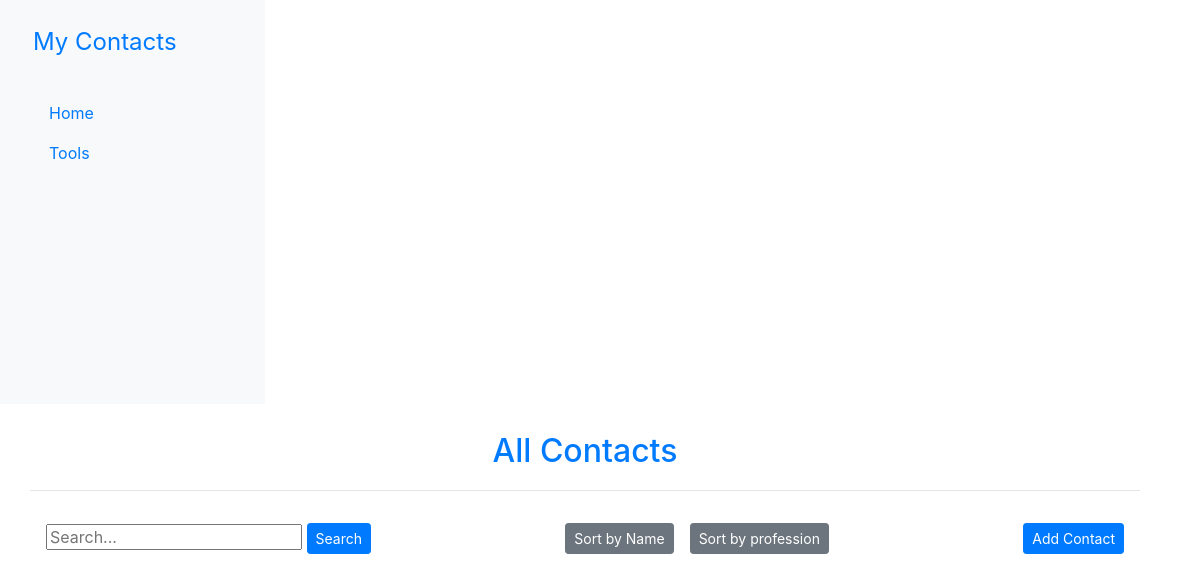
/sort/name/, run on an earlier commit of the app's database.
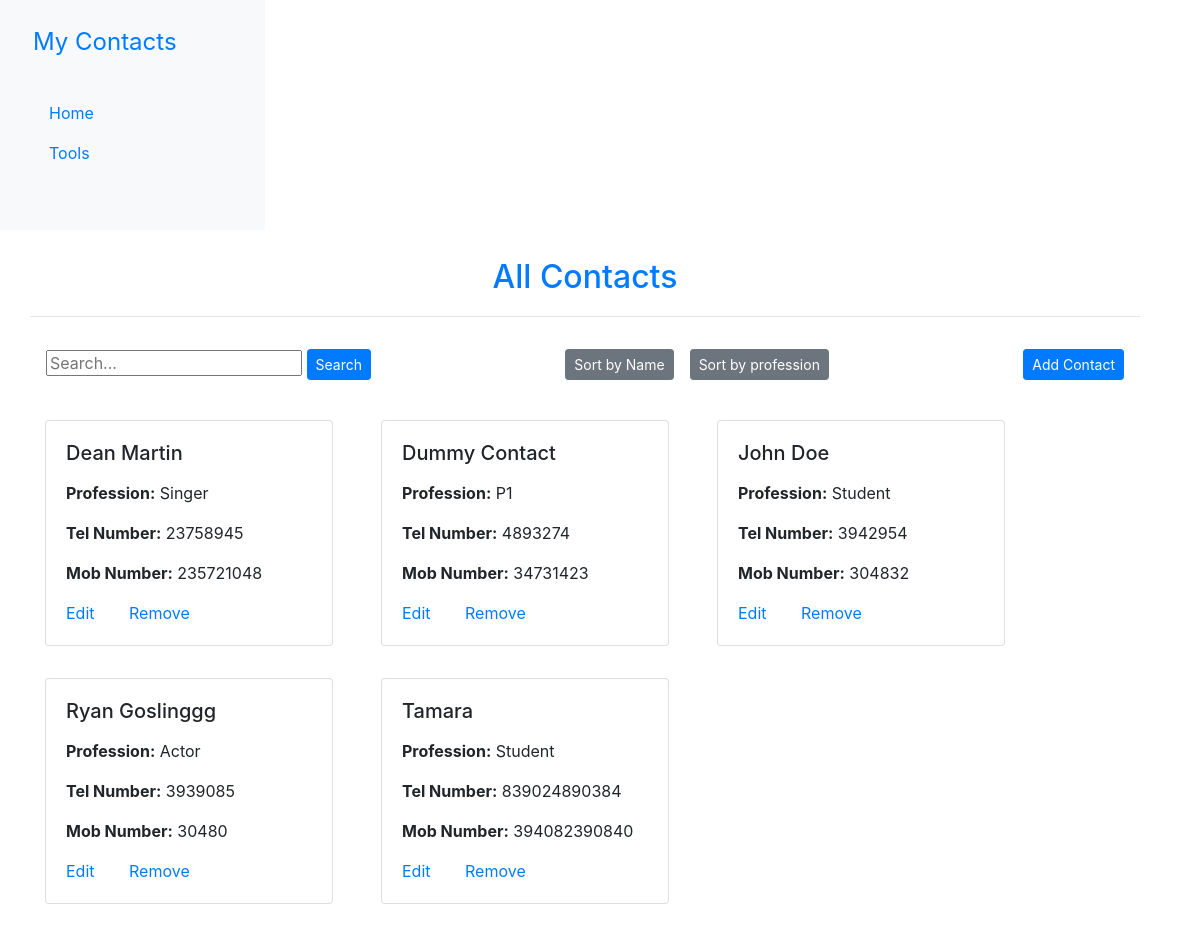
And on a later commit of the database.
### main/models.py (models this page shows, shortened)
class Contact(models.Model):
    name = models.CharField(max_length=100)
    profession = models.CharField(max_length=100)
    telephonNumber = models.CharField(max_length=100)
    mobileNumber = models.CharField(max_length=100)

### main/views.py (the view)
# urls.py: path("sort/<str:key>/", views.sortContacts, name="sortContacts")
def sortContacts(request, key):
  contacts = Contact.objects.all().order_by(key)
  context = {
    "contacts": contacts
  }
  return render(request, "contactList.html", context)

### main/templates/contactList.html (shortened to what this page needs)
{% extends 'base.html' %}
{% block content %}
    <h2 class="text-center p-1 text-primary">All Contacts</h2>
    <hr/>
    <div class="d-flex p-3 pb-4 align-items-center">
        <form action="{% url 'searchContacts' %}" method="get">
            <input class="h-100" type="text" name="search" placeholder="Search..." value="">
            <input class="btn btn-sm btn-primary" type="submit" value="Search">
        </form>
        <a class="ml-auto mr-3 btn btn-sm btn-secondary" href="{% url 'sortContacts' 'name' %}">Sort by Name</a>
        <a class="btn btn-sm btn-secondary" href="{% url 'sortContacts' 'profession' %}">Sort by profession</a>
        <div class="ml-auto">
            <a href="{% url 'createContact' %}"><button type="button" class="btn btn-sm btn-primary">Add Contact</button></a>
        </div>
    </div>
    <div class="container pb-5 d-flex flex-wrap">
        {% for contact in contacts %}
        <div class="card mt-3 mb-3 mr-5" style="width: 18rem;">
        <div class="card-body">
            <h5 class="card-title mb-3">{{ contact.name }}</h5>
            <p class="card-text"><span class="font-weight-bold">Profession:</span> {{ contact.profession }}</p>
            <p class="card-text"><span class="font-weight-bold">Tel Number:</span> {{ contact.telephonNumber }}</p>
            <p class="card-text"><span class="font-weight-bold">Mob Number:</span> {{ contact.mobileNumber }}</p>
            <a style="margin-right: 30px;" href="{% url 'editContact' contact.pk%}">Edit</a>
            <a style="margin-right: 30px;" href="{% url 'deleteContact' contact.pk%}">Remove</a>
        </div>
        </div>
        {% endfor %}
    </div>
{% endblock content %}

What changed in the data, as far as the page shows it:
added Contact: name "Dean Martin", profession "Singer", telephonNumber "23758945", mobileNumber "235721048"
added Contact: name "Dummy Contact", profession "P1", telephonNumber "4893274", mobileNumber "34731423"
added Contact: name "John Doe", profession "Student", telephonNumber "3942954", mobileNumber "304832"
added Contact: name "Ryan Goslinggg", profession "Actor", telephonNumber "3939085", mobileNumber "30480"
added Contact: name "Tamara", profession "Student", telephonNumber "839024890384", mobileNumber "394082390840"
